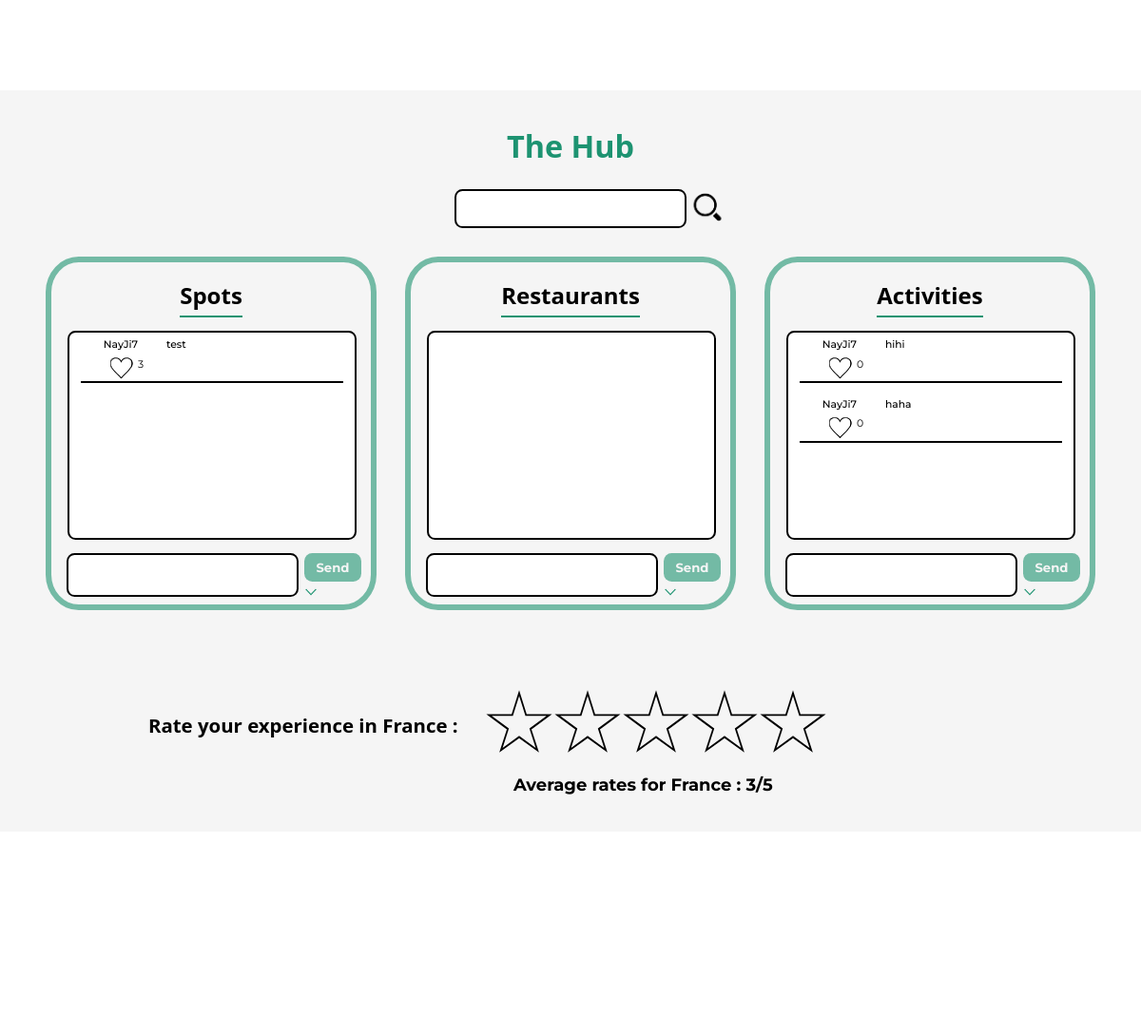
/php/france.php (middle part), run on an earlier commit of the app's database.
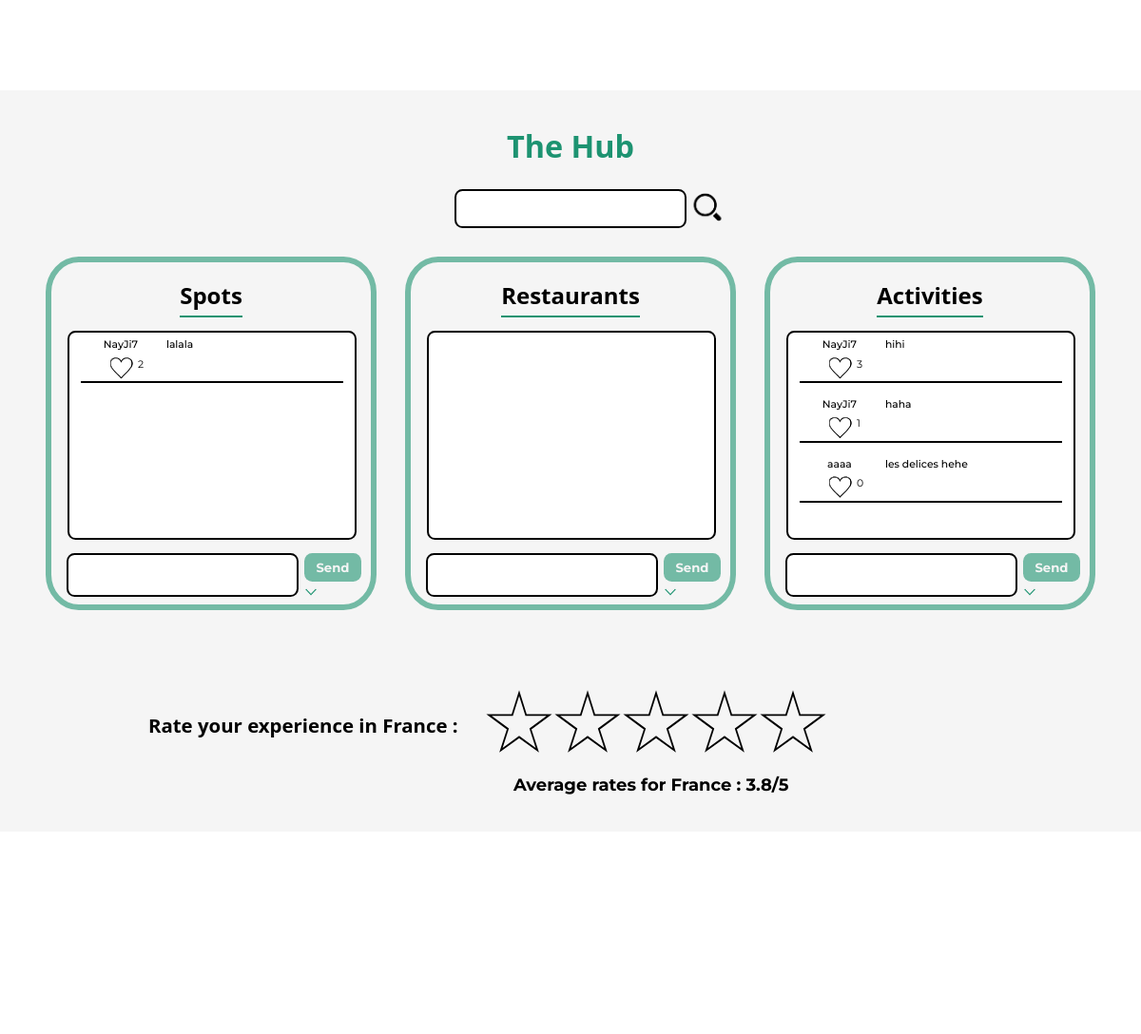
And on a later commit of the database.
### tables this page shows
CREATE TABLE `comments` (
  `id` int(11) NOT NULL,
  `sender` varchar(128) NOT NULL,
  `country` varchar(128) NOT NULL,
  `likes` int(255) NOT NULL,
  `category` varchar(128) NOT NULL,
  `content` varchar(500) NOT NULL
);

### php/france.php (the view, shortened to what the changed rows need)
<?php
    require_once(__DIR__."/sqlconfig.php");
    $commentstatement = $mysqlClient->prepare('SELECT * FROM comments WHERE country = "france" ORDER BY likes DESC');
    $commentstatement->execute();
    $comments = $commentstatement->fetchAll();
    $likestatement = $mysqlClient->prepare('SELECT * FROM likes');
    $likestatement->execute();
    $likes = $likestatement->fetchAll();
    $ratingstatement = $mysqlClient->prepare('SELECT * FROM ratings WHERE country = "france"');
    $ratingstatement->execute();
    $ratings = $ratingstatement->fetchAll();
?>
<!DOCTYPE html>
<html>
    <head>
        <link rel="stylesheet" type="text/css" href="../style/style.css">
        <link rel="stylesheet" type="text/css" href="../style/header_footer.css">
        <link rel="stylesheet" type="text/css" href="../style/france.css">
    </head>
    <body>
        <main>
            <div class="blogzone">
                <h3 id="hubtitle">The Hub</h3>
                <form action="france.php#hubtitle" method="get">
                    <input type="text" maxlength="500" name="search" id="searchbar" class="txtsearch"></input>
                    <button type="submit" id="searchbtn"><img id="searchicon" src="../source/search.png" alt="search"></button>
                </form>
                <div class="hub">
                    <div class="section spots">
                            <div class="blog" id="spots">
                                <?php foreach ($comments as $comment) :
                                    if ($comment['category'] == 'spots' && isset($_GET['search']) && strpos($comment['content'],$_GET['search']) !== false) :?>
                                    <div class="onecom">
                                        <div class="pseudlike">
                                            <span id="who">
                                                <?php echo $comment['sender'];?>
                                            </span>
                                            <span id="likes">
                                            <?php if($comment["sender"] == $_SESSION['user']['user_name'] || $_SESSION['user']['isroot'] == 1): ?>
                                                <form action="comments.php" method="post">
                                                <button class="btndel spots" type="submit" name="delcomspots" value="<?php echo $comment['id'];?>"> <img src="../source/trash.png" alt="trash"> </button>
                                                </form>
                                            <?php endif;?>
                                            <form action="like.php" method="post">
                                                <?php foreach ($likes as $like) :?>
                                                <?php if ($like['comment_id'] == $comment['id'] || $like['user_id'] == $_SESSION['user']['id']) :?>
                                                    <button type="submit" name="disliked" value="<?php echo $comment['id'];?>" style="opacity:1;" class="filled"></button>
                                                <?php else :?>
                                                    <button type="submit" name="liked" value="<?php echo $comment['id'];?>" style="opacity:0;" class="filled"></button>
                                                <?php endif?>
                                                <?php endforeach?>
                                            </form>
                                            <button class="empty"></button>
                                            <span class="likenb"><?php echo $comment['likes'];?></span>
                                            </span>
                                        </div>
                                            <span id="com">
                                                <?php echo str_replace($_GET['search'],'<mark>'.$_GET['search'].'</mark>',$comment['content']);?>
                                            </span>
                                    </div>
                                    <?php elseif ($comment['category'] == 'spots' && !isset($_GET['search'])) :?>
                                    <div class="onecom">
                                        <div class="pseudlike">
                                            <span id="who">
                                                <?php echo $comment['sender'];?>
                                            </span>
                                            <span id="likes">
                                            <button class="empty"></button>
                                            <span class="likenb"><?php echo $comment['likes'];?></span>
                                            </span>
                                        </div>
                                        <span id="com">
                                                <?php echo $comment['content'];?>
                                        </span>
                                    </div>
                                <?php endif?>
                                <?php endforeach?>
                            </div>
                    </div>
                    <div class="section restaurants">
                    </div>
                    <div class="section activities">
                            <div class="blog" id="activities">
                            <?php foreach ($comments as $comment) :
                                    if ($comment['category'] == 'activities' && isset($_GET['search']) && strpos($comment['content'],$_GET['search']) !== false) :?>
                                    <div class="onecom">
                                        <div class="pseudlike">
                                            <span id="who">
                                                <?php echo $comment['sender'];?>
                                            </span>
                                            <span id="likes">
                                            <?php if($comment["sender"] == $_SESSION['user']['user_name'] || $_SESSION['user']['isroot'] == 1): ?>
                                                <form action="comments.php" method="post">
                                                <button class="btndel activities" type="submit" name="delcomactivities" value="<?php echo $comment['id'];?>"> <img src="../source/trash.png" alt="trash"> </button>
                                                </form>
                                            <?php endif;?>
                                            <form action="like.php" method="post">
                                                <?php foreach ($likes as $like) :?>
                                                <?php if ($like['comment_id'] == $comment['id'] && $like['user_id'] == $_SESSION['user']['id']) :?>
                                                    <button type="submit" name="disliked" value="<?php echo $comment['id'];?>" style="opacity:1;" class="filled"></button>
                                                <?php else :?>
                                                    <button type="submit" name="liked" value="<?php echo $comment['id'];?>" style="opacity:0;" class="filled"></button>
                                                <?php endif?>
                                                <?php endforeach?>
                                            </form>
                                            <button class="empty"></button>
                                            <span class="likenb"><?php echo $comment['likes'];?></span>
                                            </span>
                                        </div>
                                            <span id="com">
                                                <?php echo str_replace($_GET['search'],'<mark>'.$_GET['search'].'</mark>',$comment['content']);?>
                                            </span>
                                    </div>
                                    <?php elseif ($comment['category'] == 'activities' && !isset($_GET['search'])) :?>
                                    <div class="onecom">
                                        <div class="pseudlike">
                                            <span id="who">
                                                <?php echo $comment['sender'];?>
                                            </span>
                                            <span id="likes">
                                            <button class="empty"></button>
                                            <span class="likenb"><?php echo $comment['likes'];?></span>
                                            </span>
                                        </div>
                                        <span id="com">
                                                <?php echo $comment['content'];?>
                                        </span>
                                    </div>
                                <?php endif?>
                                <?php endforeach?>
                            </div>
                    </div>
                </div>
                <h3 id="ratetxt">Rate your experience in France : </h3>
                <?php
                    $found = false;
                    if ($found) :?>
                <form class="rating" action="like.php" method="post">
                        <?php if($grade == 5) :?>
                            <div class="starborder"><button type="submit" value="france" name="starone" class="star one"><div class="yellowrect_" id="one_" ></button></div>
                            <div class="starborder"><button type="submit" value="france" name="startwo" class="star two"><div class="yellowrect_" id="two_">    </button></div>
                            <div class="starborder"><button type="submit" value="france" name="starthree" class="star three"><div class="yellowrect_" id="three_"></button></div>
                            <div class="starborder"><button type="submit" value="france" name="starfour" class="star four"><div class="yellowrect_" id="four_">  </button></div>
                            <div class="starborder"><button type="submit" value="france" name="starfive" class="star five"><div class="yellowrect_" id="five_">  </button></div>
                        <?php elseif($grade == 4) :?>
                            <div class="starborder"><button type="submit" value="france" name="starone" class="star one"><div class="yellowrect_" id="one_" ></button></div>
                            <div class="starborder"><button type="submit" value="france" name="startwo" class="star two"><div class="yellowrect_" id="two_">    </button></div>
                            <div class="starborder"><button type="submit" value="france" name="starthree" class="star three"><div class="yellowrect_" id="three_"></button></div>
                            <div class="starborder"><button type="submit" value="france" name="starfour" class="star four"><div class="yellowrect_" id="four_">  </button></div>
                            <div class="starborder"><button type="submit" value="france" name="starfive" class="star five"><div class="yellowrect" id="five">  </button></div>
                        <?php elseif($grade == 3) :?>
                            <div class="starborder"><button type="submit" value="france" name="starone" class="star one"><div class="yellowrect_" id="one_" ></button></div>
                            <div class="starborder"><button type="submit" value="france" name="startwo" class="star two"><div class="yellowrect_" id="two_">    </button></div>
                            <div class="starborder"><button type="submit" value="france" name="starthree" class="star three"><div class="yellowrect_" id="three_"></button></div>
                            <div class="starborder"><button type="submit" value="france" name="starfour" class="star four"><div class="yellowrect" id="four">  </button></div>
                            <div class="starborder"><button type="submit" value="france" name="starfive" class="star five"><div class="yellowrect" id="five">  </button></div>
                        <?php elseif($grade == 2) :?>
                            <div class="starborder"><button type="submit" value="france" name="starone" class="star one"><div class="yellowrect_" id="one_" ></button></div>
                            <div class="starborder"><button type="submit" value="france" name="startwo" class="star two"><div class="yellowrect_" id="two_">    </button></div>
                            <div class="starborder"><button type="submit" value="france" name="starthree" class="star three"><div class="yellowrect" id="three"></button></div>
                            <div class="starborder"><button type="submit" value="france" name="starfour" class="star four"><div class="yellowrect" id="four">  </button></div>
                            <div class="starborder"><button type="submit" value="france" name="starfive" class="star five"><div class="yellowrect" id="five">  </button></div>
                        <?php elseif($grade == 1) :?>
                            <div class="starborder"><button type="submit" value="france" name="starone" class="star one"><div class="yellowrect_" id="one_" ></button></div>
                            <div class="starborder"><button type="submit" value="france" name="startwo" class="star two"><div class="yellowrect" id="two">    </button></div>
                            <div class="starborder"><button type="submit" value="france" name="starthree" class="star three"><div class="yellowrect" id="three"></button></div>
                            <div class="starborder"><button type="submit" value="france" name="starfour" class="star four"><div class="yellowrect" id="four">  </button></div>
                            <div class="starborder"><button type="submit" value="france" name="starfive" class="star five"><div class="yellowrect" id="five">  </button></div>
                        <?php endif;?>
                </form>
                <?php else :?>
                <form class="rating" action="like.php" method="post">
                        <div class="starborder"><button type="submit" value="france" name="starone" class="star one"><div class="yellowrect" id="one" ></button></div>
                        <div class="starborder"><button type="submit" value="france" name="startwo" class="star two"><div class="yellowrect" id="two">    </button></div>
                        <div class="starborder"><button type="submit" value="france" name="starthree" class="star three"><div class="yellowrect" id="three"></button></div>
                        <div class="starborder"><button type="submit" value="france" name="starfour" class="star four"><div class="yellowrect" id="four">  </button></div>
                        <div class="starborder"><button type="submit" value="france" name="starfive" class="star five"><div class="yellowrect" id="five">  </button></div>
                </form>
                <?php endif;?>
                <h2 id="average">
                    <?php
                        $av = 0;
                        $count = 0;
                        foreach ($ratings as $rating) {
                            $av += $rating['grade'];
                            $count++;
                        }
                        if ($count == 0) {
                            $av = 0;
                        }
                        else{
                            $av = round($av / $count,1);
                        }
                        echo 'Average rates for France : '.$av.'/5';
                    ?>
                </h2>
            </div>
        </main>
    </body>
</html>

What changed in the data, as far as the page shows it:
removed comments: sender "NayJi7", likes "3", content "test", shown under "Spots"
added comments: sender "NayJi7", likes "2", content "lalala", shown under "Spots"
changed comments "hihi": likes "0" → "3"
changed comments "haha": likes "0" → "1"
added comments: sender "aaaa", likes "0", content "les delices hehe", shown under "Activities"
Also different on the page:
$av: "3" → "3.8"
